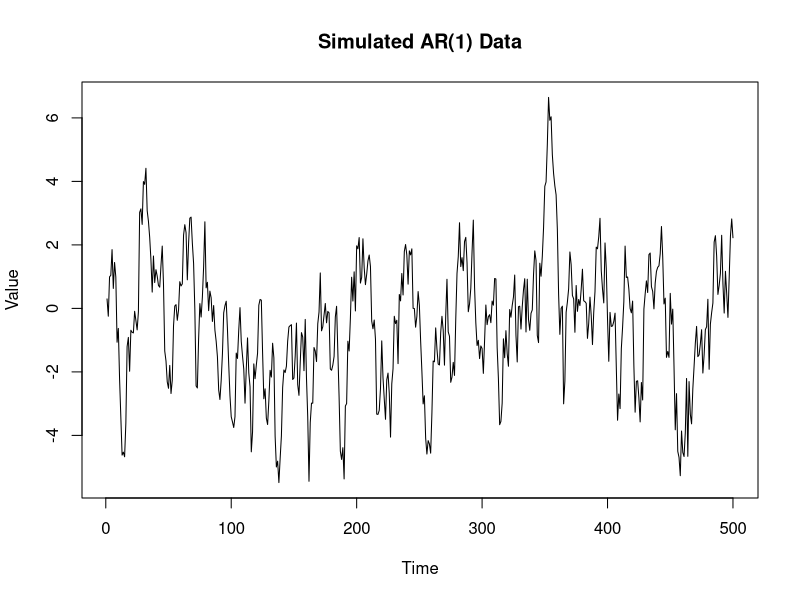
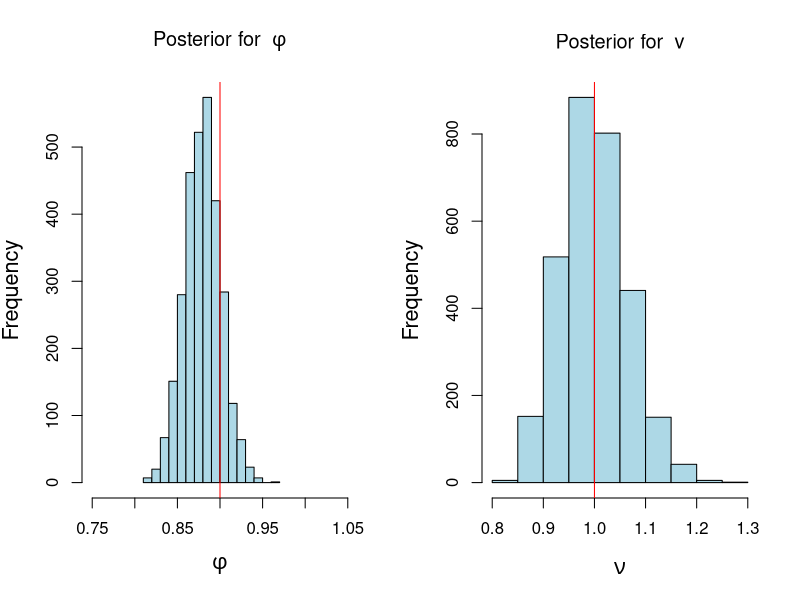
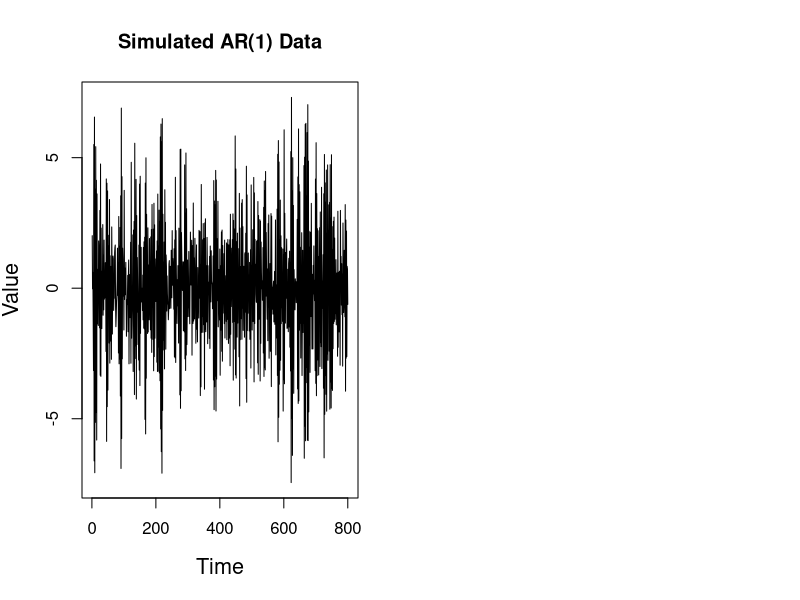
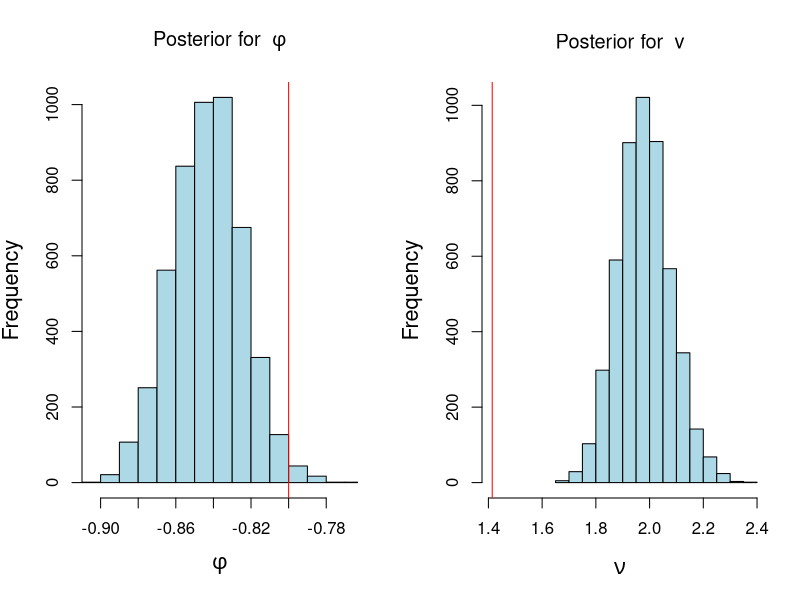

These charts were generated, in order, by the following R code:
## ---- chunk 1
#| label: lst-ar-1-mle-unmodified
#| lst-label: lst-ar-1-mle-unmodified
#| lst-cap: "MLE for the AR(1)"
####################################################
#####             MLE for AR(1)               #####
####################################################
phi=0.9 # ar coefficient
v=1
sd=sqrt(v) # innovation standard deviation
T=500 # number of time points
yt=arima.sim(n = T, model = list(ar = phi), sd = sd) 

## Case 1: Conditional likelihood
y=as.matrix(yt[2:T]) # response
X=as.matrix(yt[1:(T-1)]) # design matrix
phi_MLE=as.numeric((t(X)%*%y)/sum(X^2)) # MLE for phi
s2=sum((y - phi_MLE*X)^2)/(length(y) - 1) # Unbiased estimate for v 
v_MLE=s2*(length(y)-1)/(length(y)) # MLE for v

cat("\n MLE of conditional likelihood for phi: ", phi_MLE, "\n",
    "MLE for the variance v: ", v_MLE, "\n", 
    "Estimate s2 for the variance v: ", s2, "\n")
## ---- chunk 2
#| label: fig-ar-1-mle-plot-1
#| fig-cap: "Simulated AR(1) data"
plot(yt, 
     type = "l", main = "Simulated AR(1) Data", 
     xlab = "Time", ylab = "Value")
    
## ---- chunk 3
#| label: lst-ar-1-posterior-inference-unmodified
#| lst-label: lst-ar-1-posterior-inference-unmodified
#| lst-cap: "AR(1) Bayesian inference, conditional likelihood"

#######################################################
######     Posterior inference, AR(1)               ###
######     Conditional Likelihood + Reference Prior ###
######     Direct sampling                          ###
#######################################################

n_sample=3000   # posterior sample size

## step 1: sample posterior distribution of v from inverse gamma distribution
v_sample=1/rgamma(n_sample, (T-2)/2, sum((yt[2:T] - phi_MLE*yt[1:(T-1)])^2)/2)

## step 2: sample posterior distribution of phi from normal distribution
phi_sample=rep(0,n_sample)
for (i in 1:n_sample){
phi_sample[i]=rnorm(1, mean = phi_MLE, sd=sqrt(v_sample[i]/sum(yt[1:(T-1)]^2)))}

## plot histogram of posterior samples of phi and v
par(mfrow = c(1, 2), cex.lab = 1.3)
hist(phi_sample, xlab = bquote(phi), 
     main = bquote("Posterior for "~phi),xlim=c(0.75,1.05), col='lightblue')
abline(v = phi, col = 'red')
hist(v_sample, xlab = bquote(nu), col='lightblue', main = bquote("Posterior for "~v))
abline(v = sd, col = 'red')
## ---- chunk 4
#| label: lbl-ar-1-mle-solution
#| lst-label: lbl-ar-1-mle-unmodified
####################################################
#####             MLE for AR(1)               #####
####################################################

rm(list=ls()) # clear workspace

phi=-0.8    # ar coefficient (modified  )
v=2        # variance (modified)
sd=sqrt(v) # innovation standard deviation
T=800      # number of time points (modified)
yt=arima.sim(n = T, model = list(ar = phi), sd = sd) 

## Case 1: Conditional likelihood
y=as.matrix(yt[2:T]) # response
X=as.matrix(yt[1:(T-1)]) # design matrix
phi_MLE=as.numeric((t(X)%*%y)/sum(X^2)) # MLE for phi
s2=sum((y - phi_MLE*X)^2)/(length(y) - 1) # Unbiased estimate for v 
v_MLE=s2*(length(y)-1)/(length(y)) # MLE for v

cat("\n MLE of conditional likelihood for phi: ", phi_MLE, "\n",
    "MLE for the variance v: ", v_MLE, "\n", 
    "Estimate s2 for the variance v: ", s2, "\n")
## ---- chunk 5
#| label: fig-ar-1-mle-plot-2
#| fig-cap: "Simulated AR(1) data"
plot(yt, 
     type = "l", main = "Simulated AR(1) Data", 
     xlab = "Time", ylab = "Value")
    
## ---- chunk 6
#| label: lst-ar-1-posterior-inference-solution
#| lst-label: lst-ar-1-posterior-inference-solution
#| lst-cap: "AR(1) Bayesian inference, conditional likelihood"

#######################################################
######     Posterior inference, AR(1)               ###
######     Conditional Likelihood + Reference Prior ###
######     Direct sampling                          ###
#######################################################

n_sample=5000   # posterior sample size (modified)

## step 1: sample posterior distribution of v from inverse gamma distribution
v_sample=1/rgamma(n_sample, (T-2)/2, sum((yt[2:T] - phi_MLE*yt[1:(T-1)])^2)/2)

## step 2: sample posterior distribution of phi from normal distribution
phi_sample=rep(0,n_sample)
for (i in 1:n_sample){
phi_sample[i]=rnorm(1, mean = phi_MLE, sd=sqrt(v_sample[i]/sum(yt[1:(T-1)]^2)))}

## plot histogram of posterior samples of phi and v
par(mfrow = c(1, 2), cex.lab = 1.3)
hist(phi_sample, 
     xlab = bquote(phi), 
     main = bquote("Posterior for "~phi),
     xlim=c(min(phi_sample),max(phi_sample)), 
     col='lightblue')
abline(v = phi, col = 'red')
hist(v_sample, 
     xlab = bquote(nu), 
     col='lightblue', 
     xlim=c(min(v_sample,sd),max(v_sample)), 
     main = bquote("Posterior for "~v))
abline(v = sd, col = 'red')
